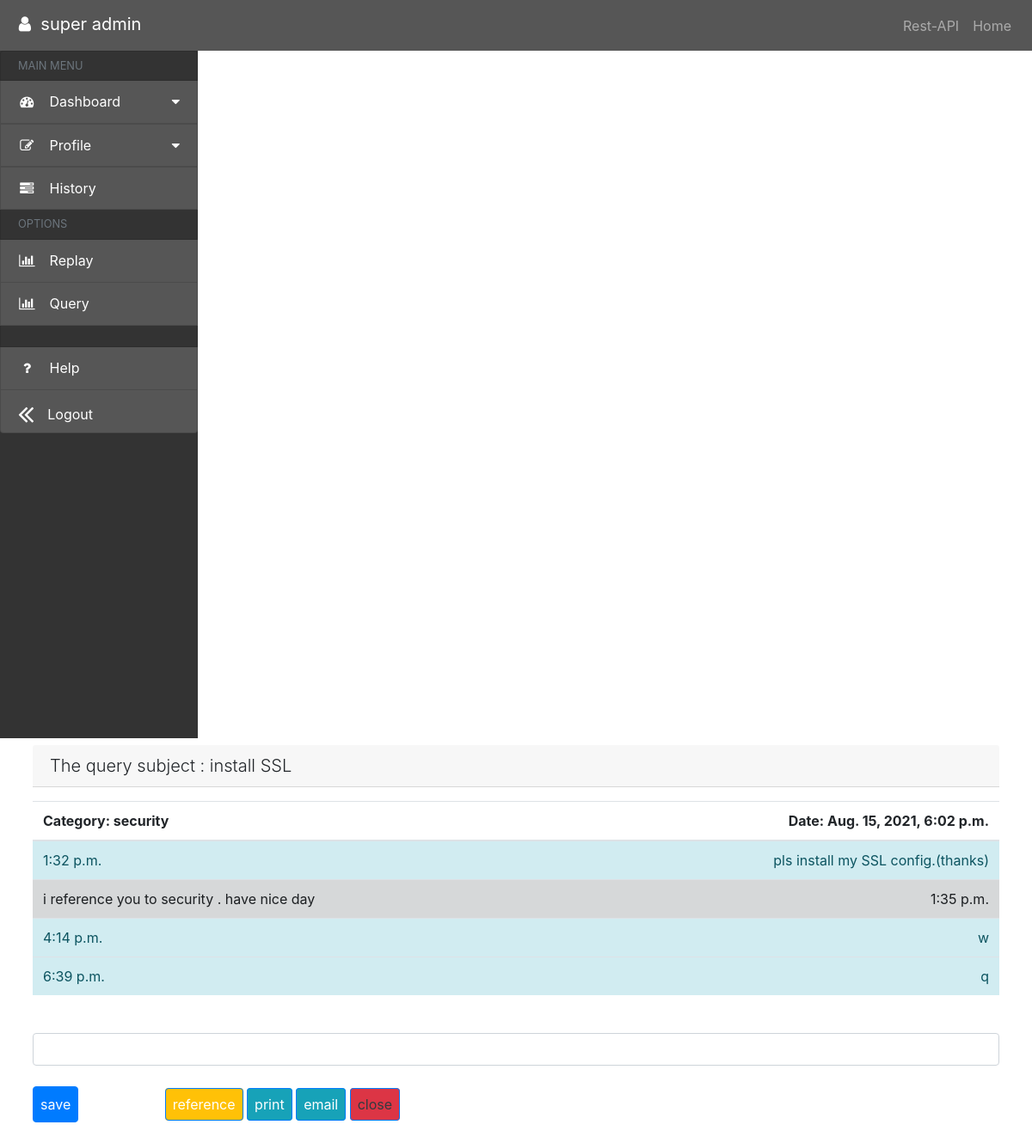
Before: /ticket/detail/3 (signed in) with the older database file.
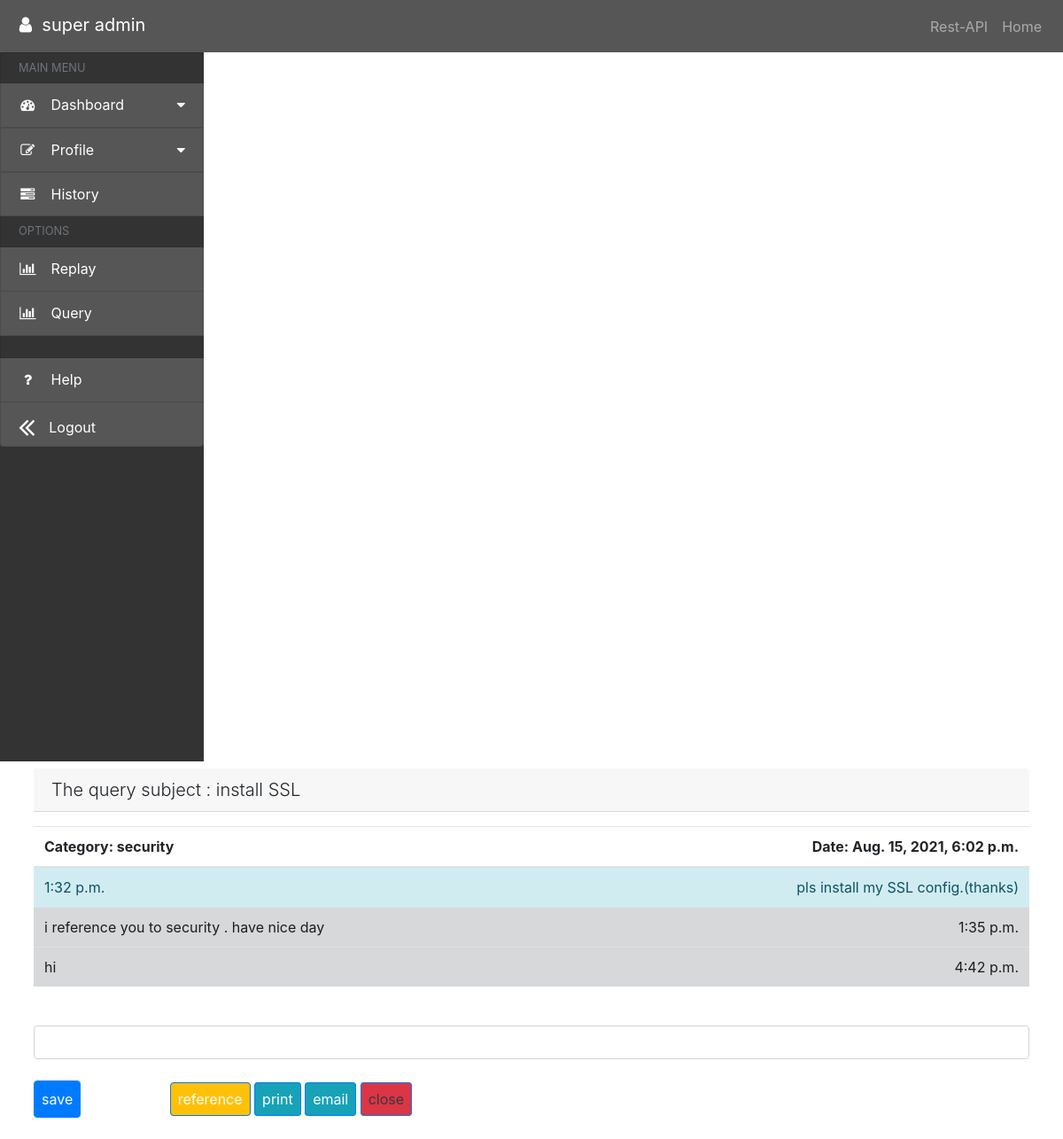
After: the same page with the newer database file.
### ticket/models.py (models this page shows, shortened)
class Replay(models.Model):
    replay_message = models.CharField(max_length=500, blank=False, verbose_name='پاسخ تیکت')
    create_info = models.DateTimeField(auto_now_add=True, verbose_name='تاریخ ثبت')
    query_related = models.ForeignKey('ticket.Query', on_delete=models.CASCADE, verbose_name='کلید جواب برای سوال',
                                      null=True,
                                      blank=True)
    operator_related = models.ForeignKey('auth.User', on_delete=models.PROTECT, verbose_name='کلید شخص برای سوال',
                                         null=True,
                                         blank=True)
    history = HistoricalRecords()

### ticket/views.py (the view, shortened to what this page needs)
# urls.py: path('detail/<str:pk>', views.DetailQueryReplay.as_view(), name='detail-query'),
class DetailQueryReplay(LoginRequiredMixin, FormMixin, DetailView):
    model = models.Query
    template_name = 'ticket/detail-query.html'
    form_class = CreateReplayForm
    success_message = "done successfully"
    success_url = reverse_lazy('ticket:view-ticket')
    def get_context_data(self, **kwargs):
        context = super(DetailQueryReplay, self).get_context_data(**kwargs)
        context['form'] = CreateReplayForm(initial={'post': self.object})
        return context

### ticket/forms.py
class CreateReplayForm(forms.ModelForm):
    class Meta:
        model = models.Replay
        fields = ('replay_message',
                  )
    widgets = {
        'replay_message': forms.TextInput,
    }

### ticket/models.py (called while the page is built)
    def __str__(self):
        return self.category_name

### ticket/templates/ticket/detail-query.html (shortened to what this page needs)
{% extends 'dashboard/base.html' %}
{% load widget_tweaks %}
{% block base_content %}
    <div class="container">
        <div class="row">
            <div class="col p-2">
                <h5 class="card-header font-weight-light text-left">The query subject : {{ query.subject }}
                    </div>
            </div>
            <div class="row">
                <div class="col p-2">
                    <table class="table table-striped">
                        <thead>
                        <tr>
                            <th scope="col">Category: {{ query.category_related }}</th>
                            <th class="text-right" scope="col">Date: {{ query.create_info }}</th>
                        </tr>
                        </thead>
                        <tbody>
                        <td class="text-left alert-info">{{ query.create_info.time }}</td>
                        <td class="text-right alert-info">{{ query.message }}</td>
                        <tr>
                            {% for item in object.replay_set.all %}
                                {% if user.pk == item.operator_related.pk %}
                                    <td class="text-left alert-info">{{ item.create_info.time }}</td>
                                    <td class="text-right alert-info">{{ item.replay_message }}</td>
                                {% else %}
                                    <td class="text-left alert-dark">{{ item.replay_message }}</td>
                                    <td class="text-right alert-dark">{{ item.create_info.time }}</td>
                                {% endif %}
                                </tr>
                            {% endfor %}
                        </tbody>
                    </table>
                    <form method="post">
                        {% csrf_token %}<br>
                        {{ form.replay_message|add_class:'form-control form-text' }}<br>
                        <button id="send-form" class="d-inline p-2 bg-primary text-white mr-5 btn btn-primary "
                                name="submit">save
                        </button>
                        {% if user.is_staff %}
                            <a href="{% url 'ticket:edit-query' object.pk %}" id="" class="d-inline p-2 bg-primary text-white btn btn-primary ml-5 bg-warning
                                 ">reference</a>
                            <a href="{% url 'ticket:edit-query' object.pk %}" id=""
                               class="d-inline p-2 bg-primary text-white btn btn-primary bg-info ">print</a>
                            <a href="{% url 'ticket:edit-query' object.pk %}" id=""
                               class="d-inline p-2 bg-primary text-white btn btn-primary   bg-info">email</a>
                            <a href="{% url 'ticket:close-query' object.pk %}" id=""
                               class="d-inline p-2 bg-primary text-dark btn btn-primary bg-danger ">close</a>
                        {% endif %}
                    </form>
                </div>
            </div>
        </div>
    </div>
{% endblock %}

Changed rows visible on the page:
removed Replay: create_info.time "4:14 p.m.", replay_message "w"
removed Replay: create_info.time "6:39 p.m.", replay_message "q"
added Replay: replay_message "hi", create_info.time "4:42 p.m."
